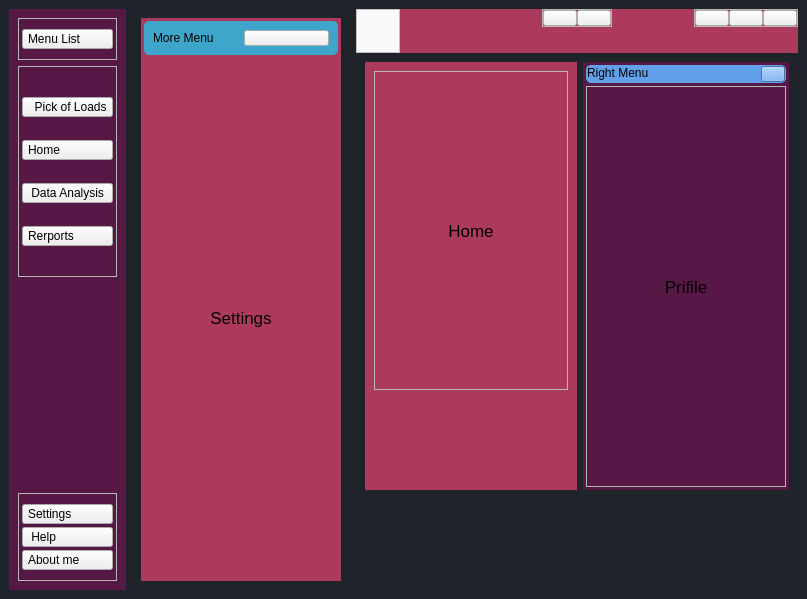
<?xml version="1.0" encoding="UTF-8"?>
<ui version="4.0">
 <class>MainWindow</class>
 <widget class="QMainWindow" name="MainWindow">
  <property name="geometry">
   <rect>
    <x>0</x>
    <y>0</y>
    <width>807</width>
    <height>599</height>
   </rect>
  </property>
  <property name="sizeIncrement">
   <size>
    <width>0</width>
    <height>0</height>
   </size>
  </property>
  <property name="baseSize">
   <size>
    <width>1204</width>
    <height>890</height>
   </size>
  </property>
  <property name="windowTitle">
   <string>MainWindow</string>
  </property>
  <property name="styleSheet">
   <string notr="true">*{
   boarder:none;
   background-color:transparent;
   background:none;
   pading:0;
   margin:0;
   color:#ffff;
}

#centralwidget{
  background-color:#1f232a;
}

#LeftMenusubContainer , #RightMenuSubContainer{
   background-color:#581845;
}
#LeftMenusubContainer QPushButton{
   text-align:left;
   padding: 2px 5px;

}

#CenterMenuSubcontainer{
   background-color:#AB3A5C ;
}

#MoreMenFrm , #RightMenFrm{
   background-color:#3EA5CB  ;
   border-radius: 5px;
}

#HeaderContainer{
   background-color:#AB3A5C ;
}

#MainContetntsContainer{
   background-color: #AB3A5C;
}</string>
  </property>
  <widget class="QWidget" name="centralwidget">
   <layout class="QHBoxLayout" name="horizontalLayout">
    <item alignment="Qt::AlignLeft">
     <widget class="QWidget" name="LeftMenuContainer" native="true">
      <layout class="QHBoxLayout" name="horizontalLayout_3">
       <property name="spacing">
        <number>0</number>
       </property>
       <property name="leftMargin">
        <number>0</number>
       </property>
       <property name="topMargin">
        <number>0</number>
       </property>
       <property name="rightMargin">
        <number>0</number>
       </property>
       <property name="bottomMargin">
        <number>0</number>
       </property>
       <item>
        <widget class="QWidget" name="LeftMenusubContainer" native="true">
         <layout class="QVBoxLayout" name="verticalLayout_2">
          <item>
           <widget class="QFrame" name="frame">
            <property name="frameShape">
             <enum>QFrame::StyledPanel</enum>
            </property>
            <property name="frameShadow">
             <enum>QFrame::Raised</enum>
            </property>
            <layout class="QHBoxLayout" name="horizontalLayout_2" stretch="0">
             <property name="spacing">
              <number>3</number>
             </property>
             <property name="leftMargin">
              <number>3</number>
             </property>
             <property name="topMargin">
              <number>10</number>
             </property>
             <property name="rightMargin">
              <number>3</number>
             </property>
             <property name="bottomMargin">
              <number>10</number>
             </property>
             <item>
              <widget class="QPushButton" name="menuBtn">
               <property name="toolTip">
                <string>Menu</string>
               </property>
               <property name="text">
                <string>Menu List</string>
               </property>
               <property name="icon">
                <iconset resource="Resources.qrc">
                 <normaloff>:/icons/Icons/align-justify.svg</normaloff>:/icons/Icons/align-justify.svg</iconset>
               </property>
               <property name="iconSize">
                <size>
                 <width>24</width>
                 <height>24</height>
                </size>
               </property>
              </widget>
             </item>
            </layout>
           </widget>
          </item>
          <item>
           <widget class="QFrame" name="frame_2">
            <property name="sizePolicy">
             <sizepolicy hsizetype="Preferred" vsizetype="Expanding">
              <horstretch>0</horstretch>
              <verstretch>0</verstretch>
             </sizepolicy>
            </property>
            <property name="frameShape">
             <enum>QFrame::StyledPanel</enum>
            </property>
            <property name="frameShadow">
             <enum>QFrame::Raised</enum>
            </property>
            <layout class="QVBoxLayout" name="verticalLayout">
             <property name="spacing">
              <number>3</number>
             </property>
             <property name="leftMargin">
              <number>3</number>
             </property>
             <property name="topMargin">
              <number>10</number>
             </property>
             <property name="rightMargin">
              <number>3</number>
             </property>
             <property name="bottomMargin">
              <number>10</number>
             </property>
             <item>
              <widget class="QPushButton" name="pickLoadBtn">
               <property name="text">
                <string>  Pick of Loads</string>
               </property>
               <property name="icon">
                <iconset resource="Resources.qrc">
                 <normaloff>:/icons/Icons/trending-up.svg</normaloff>:/icons/Icons/trending-up.svg</iconset>
               </property>
               <property name="iconSize">
                <size>
                 <width>32</width>
                 <height>32</height>
                </size>
               </property>
              </widget>
             </item>
             <item>
              <widget class="QPushButton" name="homeBtn">
               <property name="toolTip">
                <string>Home</string>
               </property>
               <property name="text">
                <string>Home</string>
               </property>
               <property name="icon">
                <iconset resource="Resources.qrc">
                 <normaloff>:/icons/Icons/home.svg</normaloff>:/icons/Icons/home.svg</iconset>
               </property>
               <property name="iconSize">
                <size>
                 <width>24</width>
                 <height>24</height>
                </size>
               </property>
              </widget>
             </item>
             <item>
              <widget class="QPushButton" name="dataAnalysisBtn">
               <property name="toolTip">
                <string>Data Analysis</string>
               </property>
               <property name="text">
                <string> Data Analysis</string>
               </property>
               <property name="icon">
                <iconset resource="Resources.qrc">
                 <normaloff>:/icons/Icons/align-justify.svg</normaloff>:/icons/Icons/align-justify.svg</iconset>
               </property>
               <property name="iconSize">
                <size>
                 <width>24</width>
                 <height>24</height>
                </size>
               </property>
              </widget>
             </item>
             <item>
              <widget class="QPushButton" name="reportsBtn">
               <property name="toolTip">
                <string>Reporing</string>
               </property>
               <property name="text">
                <string>Rerports</string>
               </property>
               <property name="icon">
                <iconset resource="Resources.qrc">
                 <normaloff>:/icons/Icons/printer.svg</normaloff>:/icons/Icons/printer.svg</iconset>
               </property>
               <property name="iconSize">
                <size>
                 <width>24</width>
                 <height>24</height>
                </size>
               </property>
              </widget>
             </item>
            </layout>
           </widget>
          </item>
          <item>
           <spacer name="verticalSpacer">
            <property name="orientation">
             <enum>Qt::Vertical</enum>
            </property>
            <property name="sizeHint" stdset="0">
             <size>
              <width>20</width>
              <height>40</height>
             </size>
            </property>
           </spacer>
          </item>
          <item>
           <widget class="QFrame" name="frame_3">
            <property name="frameShape">
             <enum>QFrame::StyledPanel</enum>
            </property>
            <property name="frameShadow">
             <enum>QFrame::Raised</enum>
            </property>
            <layout class="QVBoxLayout" name="verticalLayout_4">
             <property name="spacing">
              <number>3</number>
             </property>
             <property name="leftMargin">
              <number>3</number>
             </property>
             <property name="topMargin">
              <number>10</number>
             </property>
             <property name="rightMargin">
              <number>3</number>
             </property>
             <property name="bottomMargin">
              <number>10</number>
             </property>
             <item>
              <widget class="QPushButton" name="settingBtn">
               <property name="toolTip">
                <string>Settings</string>
               </property>
               <property name="text">
                <string>Settings</string>
               </property>
               <property name="icon">
                <iconset resource="Resources.qrc">
                 <normaloff>:/icons/Icons/settings.svg</normaloff>:/icons/Icons/settings.svg</iconset>
               </property>
               <property name="iconSize">
                <size>
                 <width>24</width>
                 <height>24</height>
                </size>
               </property>
              </widget>
             </item>
             <item>
              <widget class="QPushButton" name="helpBtn">
               <property name="toolTip">
                <string>Help</string>
               </property>
               <property name="text">
                <string> Help</string>
               </property>
               <property name="icon">
                <iconset resource="Resources.qrc">
                 <normaloff>:/icons/Icons/help-circle.svg</normaloff>:/icons/Icons/help-circle.svg</iconset>
               </property>
               <property name="iconSize">
                <size>
                 <width>24</width>
                 <height>24</height>
                </size>
               </property>
              </widget>
             </item>
             <item>
              <widget class="QPushButton" name="infiBtn">
               <property name="toolTip">
                <string>About me</string>
               </property>
               <property name="text">
                <string>About me</string>
               </property>
               <property name="icon">
                <iconset resource="Resources.qrc">
                 <normaloff>:/icons/Icons/info.svg</normaloff>:/icons/Icons/info.svg</iconset>
               </property>
               <property name="iconSize">
                <size>
                 <width>24</width>
                 <height>24</height>
                </size>
               </property>
              </widget>
             </item>
            </layout>
           </widget>
          </item>
         </layout>
        </widget>
       </item>
      </layout>
     </widget>
    </item>
    <item alignment="Qt::AlignLeft">
     <widget class="QWidget" name="CenterMenucontainer" native="true">
      <property name="minimumSize">
       <size>
        <width>200</width>
        <height>0</height>
       </size>
      </property>
      <layout class="QVBoxLayout" name="verticalLayout_3">
       <item alignment="Qt::AlignLeft">
        <widget class="QWidget" name="CenterMenuSubcontainer" native="true">
         <property name="minimumSize">
          <size>
           <width>200</width>
           <height>0</height>
          </size>
         </property>
         <layout class="QVBoxLayout" name="verticalLayout_5">
          <property name="spacing">
           <number>3</number>
          </property>
          <property name="leftMargin">
           <number>3</number>
          </property>
          <property name="topMargin">
           <number>3</number>
          </property>
          <property name="rightMargin">
           <number>3</number>
          </property>
          <property name="bottomMargin">
           <number>3</number>
          </property>
          <item>
           <widget class="QFrame" name="MoreMenFrm">
            <property name="frameShape">
             <enum>QFrame::StyledPanel</enum>
            </property>
            <property name="frameShadow">
             <enum>QFrame::Raised</enum>
            </property>
            <layout class="QHBoxLayout" name="horizontalLayout_5">
             <item>
              <widget class="QLabel" name="label">
               <property name="text">
                <string>More Menu</string>
               </property>
              </widget>
             </item>
             <item>
              <widget class="QPushButton" name="pushButton">
               <property name="toolTip">
                <string>Close Menu</string>
               </property>
               <property name="text">
                <string/>
               </property>
               <property name="icon">
                <iconset resource="Resources.qrc">
                 <normaloff>:/icons/Icons/x-circle.svg</normaloff>:/icons/Icons/x-circle.svg</iconset>
               </property>
               <property name="iconSize">
                <size>
                 <width>24</width>
                 <height>24</height>
                </size>
               </property>
              </widget>
             </item>
            </layout>
           </widget>
          </item>
          <item>
           <widget class="QStackedWidget" name="stackedWidget">
            <widget class="QWidget" name="page">
             <layout class="QVBoxLayout" name="verticalLayout_7">
              <item>
               <widget class="QLabel" name="label_2">
                <property name="font">
                 <font>
                  <pointsize>13</pointsize>
                 </font>
                </property>
                <property name="text">
                 <string>Settings</string>
                </property>
                <property name="alignment">
                 <set>Qt::AlignCenter</set>
                </property>
               </widget>
              </item>
             </layout>
            </widget>
            <widget class="QWidget" name="page_3">
             <layout class="QVBoxLayout" name="verticalLayout_9">
              <item>
               <widget class="QLabel" name="label_4">
                <property name="text">
                 <string>Help</string>
                </property>
                <property name="alignment">
                 <set>Qt::AlignCenter</set>
                </property>
               </widget>
              </item>
             </layout>
            </widget>
            <widget class="QWidget" name="page_2">
             <layout class="QVBoxLayout" name="verticalLayout_8">
              <item>
               <widget class="QLabel" name="label_3">
                <property name="font">
                 <font>
                  <pointsize>13</pointsize>
                 </font>
                </property>
                <property name="text">
                 <string>Information</string>
                </property>
                <property name="alignment">
                 <set>Qt::AlignCenter</set>
                </property>
               </widget>
              </item>
             </layout>
            </widget>
           </widget>
          </item>
         </layout>
        </widget>
       </item>
      </layout>
     </widget>
    </item>
    <item>
     <widget class="QWidget" name="MainBodyContainer" native="true">
      <property name="sizePolicy">
       <sizepolicy hsizetype="Expanding" vsizetype="Preferred">
        <horstretch>0</horstretch>
        <verstretch>0</verstretch>
       </sizepolicy>
      </property>
      <property name="styleSheet">
       <string notr="true"/>
      </property>
      <layout class="QVBoxLayout" name="verticalLayout_6">
       <property name="spacing">
        <number>0</number>
       </property>
       <property name="leftMargin">
        <number>0</number>
       </property>
       <property name="topMargin">
        <number>0</number>
       </property>
       <property name="rightMargin">
        <number>0</number>
       </property>
       <property name="bottomMargin">
        <number>0</number>
       </property>
       <item alignment="Qt::AlignTop">
        <widget class="QWidget" name="HeaderContainer" native="true">
         <property name="styleSheet">
          <string notr="true"/>
         </property>
         <layout class="QHBoxLayout" name="horizontalLayout_4">
          <property name="spacing">
           <number>0</number>
          </property>
          <property name="leftMargin">
           <number>0</number>
          </property>
          <property name="topMargin">
           <number>0</number>
          </property>
          <property name="rightMargin">
           <number>0</number>
          </property>
          <property name="bottomMargin">
           <number>0</number>
          </property>
          <item alignment="Qt::AlignLeft">
           <widget class="QFrame" name="frame_4">
            <property name="styleSheet">
             <string notr="true">background-color: rgb(250, 250, 250);</string>
            </property>
            <property name="frameShape">
             <enum>QFrame::StyledPanel</enum>
            </property>
            <property name="frameShadow">
             <enum>QFrame::Raised</enum>
            </property>
            <layout class="QVBoxLayout" name="verticalLayout_10">
             <property name="spacing">
              <number>1</number>
             </property>
             <property name="leftMargin">
              <number>1</number>
             </property>
             <property name="topMargin">
              <number>1</number>
             </property>
             <property name="rightMargin">
              <number>1</number>
             </property>
             <property name="bottomMargin">
              <number>1</number>
             </property>
             <item alignment="Qt::AlignTop">
              <widget class="QLabel" name="label_5">
               <property name="minimumSize">
                <size>
                 <width>40</width>
                 <height>40</height>
                </size>
               </property>
               <property name="maximumSize">
                <size>
                 <width>40</width>
                 <height>40</height>
                </size>
               </property>
               <property name="text">
                <string/>
               </property>
               <property name="pixmap">
                <pixmap resource="Resources.qrc">:/logo/index.png</pixmap>
               </property>
               <property name="scaledContents">
                <bool>true</bool>
               </property>
              </widget>
             </item>
            </layout>
           </widget>
          </item>
          <item alignment="Qt::AlignHCenter|Qt::AlignTop">
           <widget class="QFrame" name="frame_5">
            <property name="frameShape">
             <enum>QFrame::StyledPanel</enum>
            </property>
            <property name="frameShadow">
             <enum>QFrame::Raised</enum>
            </property>
            <layout class="QHBoxLayout" name="horizontalLayout_7">
             <property name="spacing">
              <number>0</number>
             </property>
             <property name="leftMargin">
              <number>0</number>
             </property>
             <property name="topMargin">
              <number>0</number>
             </property>
             <property name="rightMargin">
              <number>0</number>
             </property>
             <property name="bottomMargin">
              <number>0</number>
             </property>
             <item>
              <widget class="QPushButton" name="pushButton_4">
               <property name="toolTip">
                <string>Profile</string>
               </property>
               <property name="text">
                <string/>
               </property>
               <property name="icon">
                <iconset resource="Resources.qrc">
                 <normaloff>:/icons/Icons/user.svg</normaloff>:/icons/Icons/user.svg</iconset>
               </property>
              </widget>
             </item>
             <item>
              <widget class="QPushButton" name="pushButton_6">
               <property name="toolTip">
                <string>More</string>
               </property>
               <property name="text">
                <string/>
               </property>
               <property name="icon">
                <iconset resource="Resources.qrc">
                 <normaloff>:/icons/Icons/more-horizontal.svg</normaloff>:/icons/Icons/more-horizontal.svg</iconset>
               </property>
              </widget>
             </item>
            </layout>
           </widget>
          </item>
          <item alignment="Qt::AlignRight|Qt::AlignTop">
           <widget class="QFrame" name="frame_6">
            <property name="frameShape">
             <enum>QFrame::StyledPanel</enum>
            </property>
            <property name="frameShadow">
             <enum>QFrame::Raised</enum>
            </property>
            <layout class="QHBoxLayout" name="horizontalLayout_6">
             <property name="spacing">
              <number>0</number>
             </property>
             <property name="leftMargin">
              <number>0</number>
             </property>
             <property name="topMargin">
              <number>0</number>
             </property>
             <property name="rightMargin">
              <number>0</number>
             </property>
             <property name="bottomMargin">
              <number>0</number>
             </property>
             <item>
              <widget class="QPushButton" name="pushButton_3">
               <property name="toolTip">
                <string>Minimize Window</string>
               </property>
               <property name="text">
                <string/>
               </property>
               <property name="icon">
                <iconset resource="Resources.qrc">
                 <normaloff>:/icons/Icons/minus-square.svg</normaloff>:/icons/Icons/minus-square.svg</iconset>
               </property>
              </widget>
             </item>
             <item>
              <widget class="QPushButton" name="pushButton_5">
               <property name="toolTip">
                <string>Maximize Window</string>
               </property>
               <property name="text">
                <string/>
               </property>
               <property name="icon">
                <iconset resource="Resources.qrc">
                 <normaloff>:/icons/Icons/maximize-2.svg</normaloff>:/icons/Icons/maximize-2.svg</iconset>
               </property>
              </widget>
             </item>
             <item>
              <widget class="QPushButton" name="pushButton_2">
               <property name="toolTip">
                <string>Close window</string>
               </property>
               <property name="text">
                <string/>
               </property>
               <property name="icon">
                <iconset resource="Resources.qrc">
                 <normaloff>:/icons/Icons/x-circle.svg</normaloff>:/icons/Icons/x-circle.svg</iconset>
               </property>
              </widget>
             </item>
            </layout>
           </widget>
          </item>
         </layout>
        </widget>
       </item>
       <item>
        <widget class="QWidget" name="MainBodyContent" native="true">
         <property name="sizePolicy">
          <sizepolicy hsizetype="Preferred" vsizetype="Expanding">
           <horstretch>0</horstretch>
           <verstretch>0</verstretch>
          </sizepolicy>
         </property>
         <layout class="QHBoxLayout" name="horizontalLayout_8">
          <property name="bottomMargin">
           <number>100</number>
          </property>
          <item>
           <widget class="QWidget" name="MainContetntsContainer" native="true">
            <property name="sizePolicy">
             <sizepolicy hsizetype="Preferred" vsizetype="Preferred">
              <horstretch>0</horstretch>
              <verstretch>0</verstretch>
             </sizepolicy>
            </property>
            <property name="styleSheet">
             <string notr="true"/>
            </property>
            <layout class="QVBoxLayout" name="verticalLayout_15">
             <property name="leftMargin">
              <number>9</number>
             </property>
             <property name="topMargin">
              <number>9</number>
             </property>
             <property name="bottomMargin">
              <number>100</number>
             </property>
             <item>
              <widget class="QFrame" name="frame_8">
               <property name="sizePolicy">
                <sizepolicy hsizetype="Preferred" vsizetype="Preferred">
                 <horstretch>0</horstretch>
                 <verstretch>0</verstretch>
                </sizepolicy>
               </property>
               <property name="frameShape">
                <enum>QFrame::StyledPanel</enum>
               </property>
               <property name="frameShadow">
                <enum>QFrame::Raised</enum>
               </property>
               <layout class="QVBoxLayout" name="verticalLayout_16">
                <item>
                 <widget class="QStackedWidget" name="stackedWidget_3">
                  <widget class="QWidget" name="page_6">
                   <layout class="QVBoxLayout" name="verticalLayout_17">
                    <item>
                     <widget class="QLabel" name="label_8">
                      <property name="font">
                       <font>
                        <pointsize>13</pointsize>
                       </font>
                      </property>
                      <property name="text">
                       <string>Home</string>
                      </property>
                      <property name="alignment">
                       <set>Qt::AlignCenter</set>
                      </property>
                     </widget>
                    </item>
                   </layout>
                  </widget>
                  <widget class="QWidget" name="page_8">
                   <layout class="QVBoxLayout" name="verticalLayout_19">
                    <item>
                     <widget class="QLabel" name="label_10">
                      <property name="font">
                       <font>
                        <pointsize>13</pointsize>
                       </font>
                      </property>
                      <property name="text">
                       <string>Reports</string>
                      </property>
                      <property name="alignment">
                       <set>Qt::AlignCenter</set>
                      </property>
                     </widget>
                    </item>
                   </layout>
                  </widget>
                  <widget class="QWidget" name="page_7">
                   <layout class="QVBoxLayout" name="verticalLayout_18">
                    <item>
                     <widget class="QLabel" name="label_9">
                      <property name="sizePolicy">
                       <sizepolicy hsizetype="Preferred" vsizetype="Preferred">
                        <horstretch>0</horstretch>
                        <verstretch>0</verstretch>
                       </sizepolicy>
                      </property>
                      <property name="font">
                       <font>
                        <pointsize>13</pointsize>
                       </font>
                      </property>
                      <property name="text">
                       <string>Data Analysis</string>
                      </property>
                      <property name="alignment">
                       <set>Qt::AlignCenter</set>
                      </property>
                     </widget>
                    </item>
                   </layout>
                  </widget>
                 </widget>
                </item>
               </layout>
              </widget>
             </item>
            </layout>
           </widget>
          </item>
          <item alignment="Qt::AlignRight">
           <widget class="QWidget" name="RightMenuContainer" native="true">
            <layout class="QVBoxLayout" name="verticalLayout_11">
             <property name="spacing">
              <number>0</number>
             </property>
             <property name="leftMargin">
              <number>0</number>
             </property>
             <property name="topMargin">
              <number>0</number>
             </property>
             <property name="rightMargin">
              <number>0</number>
             </property>
             <property name="bottomMargin">
              <number>0</number>
             </property>
             <item>
              <widget class="QWidget" name="RightMenuSubContainer" native="true">
               <property name="minimumSize">
                <size>
                 <width>200</width>
                 <height>0</height>
                </size>
               </property>
               <layout class="QVBoxLayout" name="verticalLayout_12">
                <property name="spacing">
                 <number>3</number>
                </property>
                <property name="leftMargin">
                 <number>3</number>
                </property>
                <property name="topMargin">
                 <number>3</number>
                </property>
                <property name="rightMargin">
                 <number>3</number>
                </property>
                <property name="bottomMargin">
                 <number>3</number>
                </property>
                <item>
                 <widget class="QFrame" name="RightMenFrm">
                  <property name="minimumSize">
                   <size>
                    <width>200</width>
                    <height>0</height>
                   </size>
                  </property>
                  <property name="styleSheet">
                   <string notr="true">background-color: rgb(98, 160, 234);</string>
                  </property>
                  <property name="frameShape">
                   <enum>QFrame::StyledPanel</enum>
                  </property>
                  <property name="frameShadow">
                   <enum>QFrame::Raised</enum>
                  </property>
                  <layout class="QHBoxLayout" name="horizontalLayout_9">
                   <property name="spacing">
                    <number>1</number>
                   </property>
                   <property name="leftMargin">
                    <number>1</number>
                   </property>
                   <property name="topMargin">
                    <number>1</number>
                   </property>
                   <property name="rightMargin">
                    <number>1</number>
                   </property>
                   <property name="bottomMargin">
                    <number>1</number>
                   </property>
                   <item alignment="Qt::AlignTop">
                    <widget class="QLabel" name="label_6">
                     <property name="toolTip">
                      <string>Right Menu</string>
                     </property>
                     <property name="styleSheet">
                      <string notr="true"/>
                     </property>
                     <property name="text">
                      <string>Right Menu</string>
                     </property>
                    </widget>
                   </item>
                   <item alignment="Qt::AlignTop">
                    <widget class="QPushButton" name="pushButton_7">
                     <property name="maximumSize">
                      <size>
                       <width>24</width>
                       <height>24</height>
                      </size>
                     </property>
                     <property name="toolTip">
                      <string>Close Menu</string>
                     </property>
                     <property name="text">
                      <string/>
                     </property>
                     <property name="icon">
                      <iconset resource="Resources.qrc">
                       <normaloff>:/icons/Icons/x-square.svg</normaloff>:/icons/Icons/x-square.svg</iconset>
                     </property>
                     <property name="iconSize">
                      <size>
                       <width>24</width>
                       <height>24</height>
                      </size>
                     </property>
                    </widget>
                   </item>
                  </layout>
                 </widget>
                </item>
                <item>
                 <widget class="QFrame" name="frame_9">
                  <property name="minimumSize">
                   <size>
                    <width>200</width>
                    <height>0</height>
                   </size>
                  </property>
                  <property name="frameShape">
                   <enum>QFrame::StyledPanel</enum>
                  </property>
                  <property name="frameShadow">
                   <enum>QFrame::Raised</enum>
                  </property>
                  <layout class="QVBoxLayout" name="verticalLayout_13">
                   <item>
                    <widget class="QStackedWidget" name="stackedWidget_5">
                     <widget class="QWidget" name="page_11">
                      <layout class="QVBoxLayout" name="verticalLayout_22">
                       <property name="spacing">
                        <number>0</number>
                       </property>
                       <property name="leftMargin">
                        <number>0</number>
                       </property>
                       <property name="topMargin">
                        <number>0</number>
                       </property>
                       <property name="rightMargin">
                        <number>0</number>
                       </property>
                       <property name="bottomMargin">
                        <number>0</number>
                       </property>
                       <item>
                        <widget class="QLabel" name="ProfileLbl_3">
                         <property name="font">
                          <font>
                           <pointsize>13</pointsize>
                          </font>
                         </property>
                         <property name="text">
                          <string>Prifile</string>
                         </property>
                         <property name="alignment">
                          <set>Qt::AlignCenter</set>
                         </property>
                        </widget>
                       </item>
                      </layout>
                     </widget>
                     <widget class="QWidget" name="page_12">
                      <layout class="QVBoxLayout" name="verticalLayout_23">
                       <property name="spacing">
                        <number>0</number>
                       </property>
                       <property name="leftMargin">
                        <number>0</number>
                       </property>
                       <property name="topMargin">
                        <number>0</number>
                       </property>
                       <property name="rightMargin">
                        <number>0</number>
                       </property>
                       <property name="bottomMargin">
                        <number>0</number>
                       </property>
                       <item>
                        <widget class="QLabel" name="label_13">
                         <property name="font">
                          <font>
                           <pointsize>13</pointsize>
                          </font>
                         </property>
                         <property name="text">
                          <string>More</string>
                         </property>
                         <property name="alignment">
                          <set>Qt::AlignCenter</set>
                         </property>
                        </widget>
                       </item>
                      </layout>
                     </widget>
                    </widget>
                   </item>
                  </layout>
                 </widget>
                </item>
               </layout>
              </widget>
             </item>
            </layout>
           </widget>
          </item>
         </layout>
        </widget>
       </item>
      </layout>
     </widget>
    </item>
   </layout>
  </widget>
 </widget>
 <resources>
  <include location="Resources.qrc"/>
 </resources>
 <connections/>
</ui>
